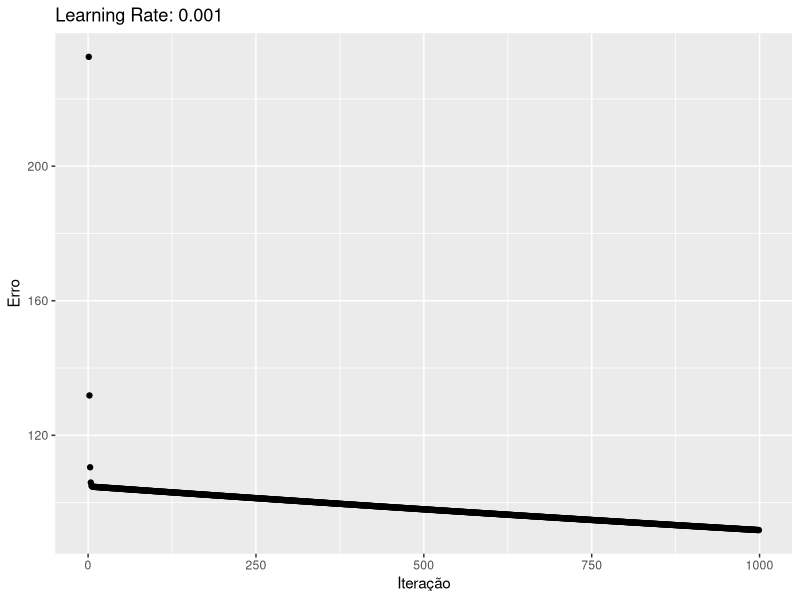

Recreate this plot in R.
library(ggplot2)

rss<-read.csv("rss.csv",sep = ",")
colnames(rss) <- c("erro","iteracao")

png(filename="erro.png")
erro<-ggplot(rss, aes(x=iteracao, y=erro)) + 
  geom_point() + xlab("Iteração") + ylab("Erro") + ggtitle("Learning Rate: 0.001")
plot(erro)
dev.off()